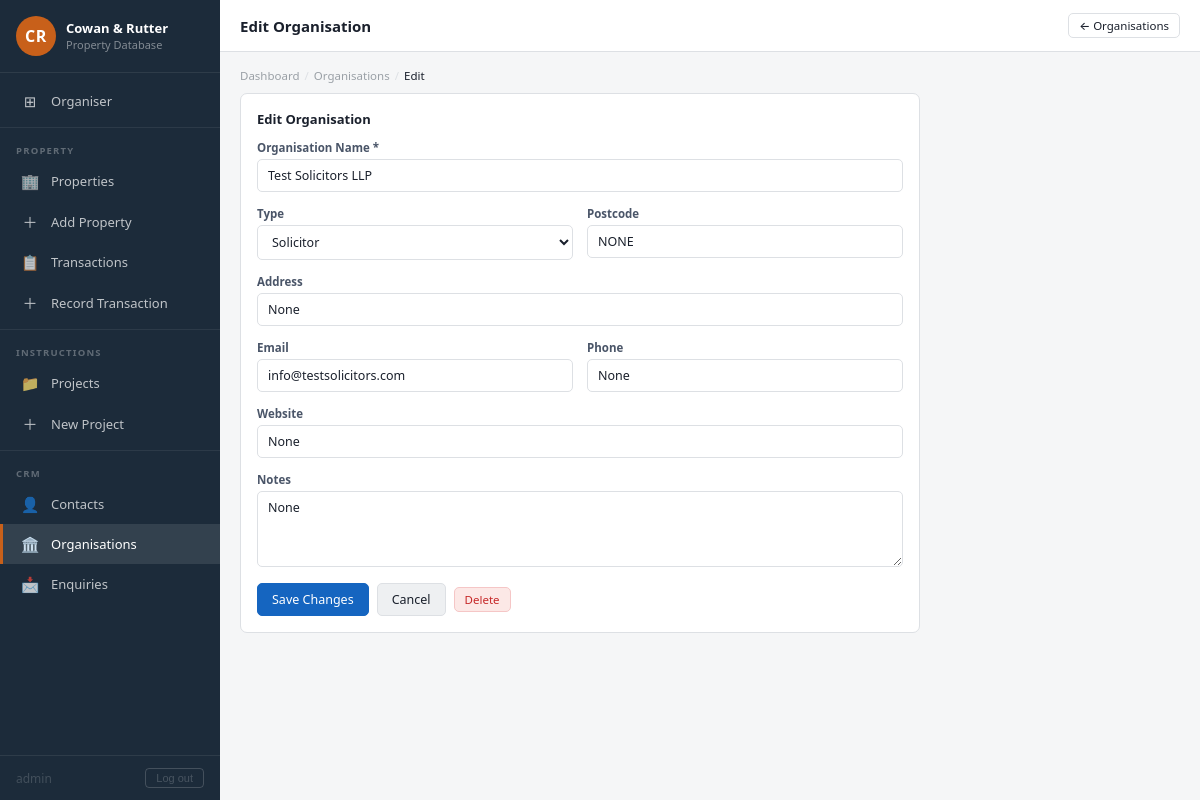
The page /organisations/1/edit (signed in) on the database its author committed.
### app.py (models this page shows, shortened)
class User(UserMixin, db.Model):
    __tablename__ = 'users'
    id            = db.Column(db.Integer, primary_key=True)
    username      = db.Column(db.String(80), unique=True, nullable=False)
    password_hash = db.Column(db.String(255), nullable=False)

class Organisation(db.Model):
    __tablename__ = 'organisations'
    id = db.Column(db.Integer, primary_key=True)
    name = db.Column(db.String(255), nullable=False)
    org_type = db.Column(db.String(50))   # Client, Agent, Solicitor, Developer, Investor, Other
    address = db.Column(db.String(255))
    postcode = db.Column(db.String(20))
    phone = db.Column(db.String(50))
    email = db.Column(db.String(120))
    website = db.Column(db.String(200))
    notes = db.Column(db.Text)
    created_at = db.Column(db.DateTime, default=datetime.utcnow)
    contacts = db.relationship('Contact', backref='organisation', lazy=True)

### app.py (the view, shortened to what this page needs)
@app.route('/organisations/<int:id>/edit', methods=['GET', 'POST'])
def organisation_edit(id):
    org = Organisation.query.get_or_404(id)
    return render_template('crm/organisation_form.html', org=org)

### app.py (called while the page is built)
@login_manager.user_loader
def load_user(user_id):
    return User.query.get(int(user_id))

@app.before_request
def require_login():
    if request.endpoint in _PUBLIC_ENDPOINTS:
        return
    if not current_user.is_authenticated:
        return redirect(url_for('login', next=request.url))

### templates/crm/organisation_form.html (shortened to what this page needs)
{% extends "base.html" %}
{% block topbar_title %}{{ 'Edit Organisation' if org else 'Add Organisation' }}{% endblock %}
{% block topbar_actions %}
  <a href="{{ url_for('organisations_list') }}" class="btn btn-outline btn-sm">← Organisations</a>
{% endblock %}
{% block content %}
<div class="breadcrumb">
  <a href="{{ url_for('dashboard') }}">Dashboard</a><span class="sep">/</span>
  <a href="{{ url_for('organisations_list') }}">Organisations</a><span class="sep">/</span>
  <span class="current">{{ 'Edit' if org else 'New' }}</span>
</div>
<div class="card" style="max-width:680px">
  <div class="card-header">
    <div class="card-title">{{ 'Edit Organisation' if org else 'New Organisation' }}</div>
  </div>
  <form method="post">
    <div class="form-grid" style="margin-bottom:16px">
      <div class="form-group span-2">
        <label for="name">Organisation Name *</label>
        <input type="text" id="name" name="name" required
               value="{{ org.name if org else '' }}" placeholder="e.g. Savills plc">
      </div>
      <div class="form-group">
        <label for="org_type">Type</label>
        <select id="org_type" name="org_type">
          {% for t in ['Client','Agent','Solicitor','Developer','Investor','Contractor','Surveyor','Other'] %}
          <option value="{{ t }}" {{ 'selected' if org and org.org_type == t else '' }}>{{ t }}</option>
          {% endfor %}
        </select>
      </div>
      <div class="form-group">
        <label for="postcode">Postcode</label>
        <input type="text" id="postcode" name="postcode" value="{{ org.postcode if org else '' }}" style="text-transform:uppercase">
      </div>
      <div class="form-group span-2">
        <label for="address">Address</label>
        <input type="text" id="address" name="address" value="{{ org.address if org else '' }}" placeholder="Street address">
      </div>
      <div class="form-group">
        <label for="email">Email</label>
        <input type="text" id="email" name="email" value="{{ org.email if org else '' }}">
      </div>
      <div class="form-group">
        <label for="phone">Phone</label>
        <input type="text" id="phone" name="phone" value="{{ org.phone if org else '' }}">
      </div>
      <div class="form-group span-2">
        <label for="website">Website</label>
        <input type="text" id="website" name="website" value="{{ org.website if org else '' }}" placeholder="https://…">
      </div>
      <div class="form-group span-2">
        <label for="notes">Notes</label>
        <textarea id="notes" name="notes" rows="3">{{ org.notes if org else '' }}</textarea>
      </div>
    </div>
    <div class="form-actions">
      <button type="submit" class="btn btn-primary">{{ 'Save Changes' if org else 'Add Organisation' }}</button>
      {% if org %}
        <a href="{{ url_for('organisation_detail', id=org.id) }}" class="btn btn-secondary">Cancel</a>
        <form method="post" action="{{ url_for('organisation_delete', id=org.id) }}" class="confirm-delete" style="margin-left:auto">
          <button type="submit" class="btn btn-danger btn-sm">Delete</button>
        </form>
      {% else %}
        <a href="{{ url_for('organisations_list') }}" class="btn btn-secondary">Cancel</a>
      {% endif %}
    </div>
  </form>
</div>
{% endblock %}

### templates/base.html (shortened to what this page needs)
<!DOCTYPE html>
<html lang="en">
<head>
  <link rel="stylesheet" href="{{ url_for('static', filename='css/style.css') }}">
</head>
<body>
<div class="shell">
  <nav class="sidebar">
    <div class="sidebar-profile">
      <div class="sidebar-avatar">CR</div>
      <div class="sidebar-profile-info">
        <h2>Cowan &amp; Rutter</h2>
        <p>Property Database</p>
      </div>
    </div>
    <div class="sidebar-nav">
      <a href="{{ url_for('dashboard') }}" class="{{ 'active' if request.endpoint == 'dashboard' else '' }}">
        <span class="nav-icon">⊞</span> Organiser
      </a>
      <div class="nav-divider"></div>
      <div class="nav-section-label">Property</div>
      <a href="{{ url_for('properties_list') }}" class="{{ 'active' if 'propert' in request.endpoint and request.endpoint != 'property_new' else '' }}">
        <span class="nav-icon">🏢</span> Properties
      </a>
      <a href="{{ url_for('property_new') }}" class="{{ 'active' if request.endpoint == 'property_new' else '' }}">
        <span class="nav-icon">＋</span> Add Property
      </a>
      <a href="{{ url_for('transactions_list') }}" class="{{ 'active' if 'transaction' in request.endpoint and request.endpoint != 'transaction_new' else '' }}">
        <span class="nav-icon">📋</span> Transactions
      </a>
      <a href="{{ url_for('transaction_new') }}" class="{{ 'active' if request.endpoint == 'transaction_new' else '' }}">
        <span class="nav-icon">＋</span> Record Transaction
      </a>
      <div class="nav-divider"></div>
      <div class="nav-section-label">Instructions</div>
      <a href="{{ url_for('projects_list') }}" class="{{ 'active' if 'project' in request.endpoint and request.endpoint not in ['project_new','document_add','document_delete'] else '' }}">
        <span class="nav-icon">📁</span> Projects
      </a>
      <a href="{{ url_for('project_new') }}" class="{{ 'active' if request.endpoint == 'project_new' else '' }}">
        <span class="nav-icon">＋</span> New Project
      </a>
      <div class="nav-divider"></div>
      <div class="nav-section-label">CRM</div>
      <a href="{{ url_for('contacts_list') }}" class="{{ 'active' if 'contact' in request.endpoint else '' }}">
        <span class="nav-icon">👤</span> Contacts
      </a>
      <a href="{{ url_for('organisations_list') }}" class="{{ 'active' if 'organisation' in request.endpoint else '' }}">
        <span class="nav-icon">🏛️</span> Organisations
      </a>
      <a href="{{ url_for('enquiries_list') }}" class="{{ 'active' if 'enquir' in request.endpoint else '' }}">
        <span class="nav-icon">📩</span> Enquiries
      </a>
    </div>
    <div class="sidebar-footer" style="display:flex;align-items:center;justify-content:space-between;gap:8px">
      <span style="opacity:0.6;font-size:12px">{{ current_user.username }}</span>
      <form action="{{ url_for('logout') }}" method="post" style="margin:0">
        <button type="submit" style="background:none;border:1px solid rgba(255,255,255,0.25);color:inherit;cursor:pointer;padding:3px 10px;border-radius:4px;font-size:11px;opacity:0.7">Log out</button>
      </form>
    </div>
  </nav>
  <div class="main">
    <div class="topbar">
      <div class="topbar-title">{% block topbar_title %}{% endblock %}</div>
      <div class="topbar-actions">{% block topbar_actions %}{% endblock %}</div>
    </div>
    <div class="content">
      {% block content %}{% endblock %}
    </div>
  </div>
</div>
</body>
</html>

### rows shown on the page
User: username "admin"
Organisation: name "Test Solicitors LLP", postcode "None", address "None", email "info@testsolicitors.com", phone "None", website "None", notes "None"

### other values the page prints
{{ 'Edit Organisation' if org else 'Add Organisation' }} "Edit Organisation"
{{ 'Edit' if org else 'New' }} "Edit"
{{ 'Edit Organisation' if org else 'New Organisation' }} "Edit Organisation"
{{ 'Save Changes' if org else 'Add Organisation' }} "Save Changes"
form field org_type "Solicitor"
